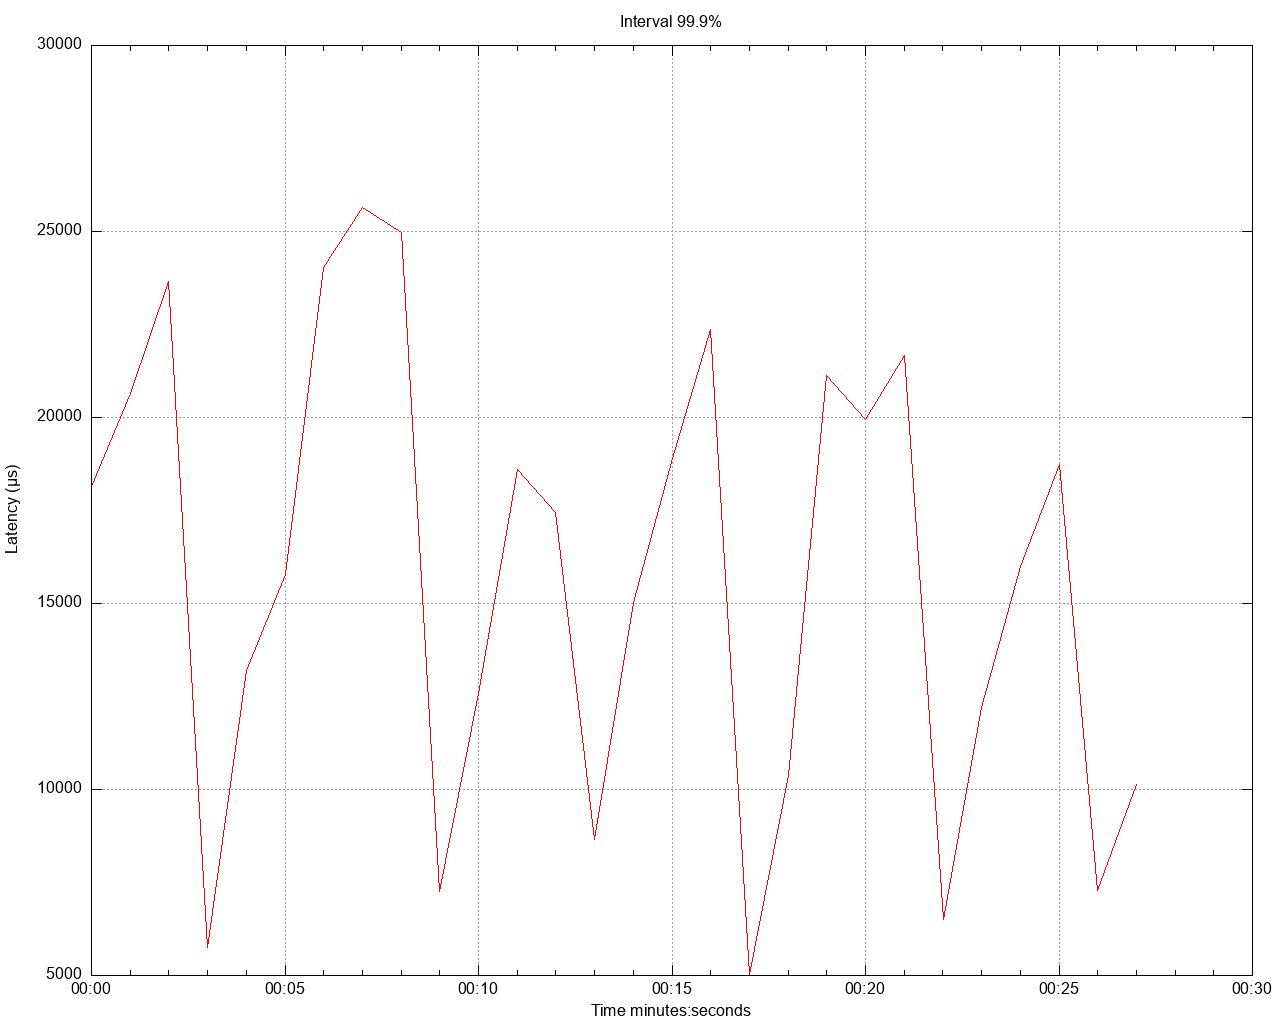

Write the gnuplot code that produced this figure.
set title 'Interval 99.9%' noenhanced
set style data lines
set datafile separator ","
set terminal png size 1280,1024
set grid
set key below
set xdata time
set timefmt "%s"
offset = 0
t0(x)=(offset=($0==0) ? x : offset, x - offset)
set xlabel 'Time minutes:seconds'
set ylabel 'Latency (μs)'
set output '/Users/gbarnett/git/hazelcast-simulator/atomiclong-3node-member/atomicreference/latency/latency_interval_999_twoKbWrite.png'
plot \
   '/Users/gbarnett/git/hazelcast-simulator/atomiclong-3node-member/atomicreference/data/latency_interval_999_twoKbWrite_1.data' using (t0(timecolumn(1))):2 title "" lt rgb "red", \
